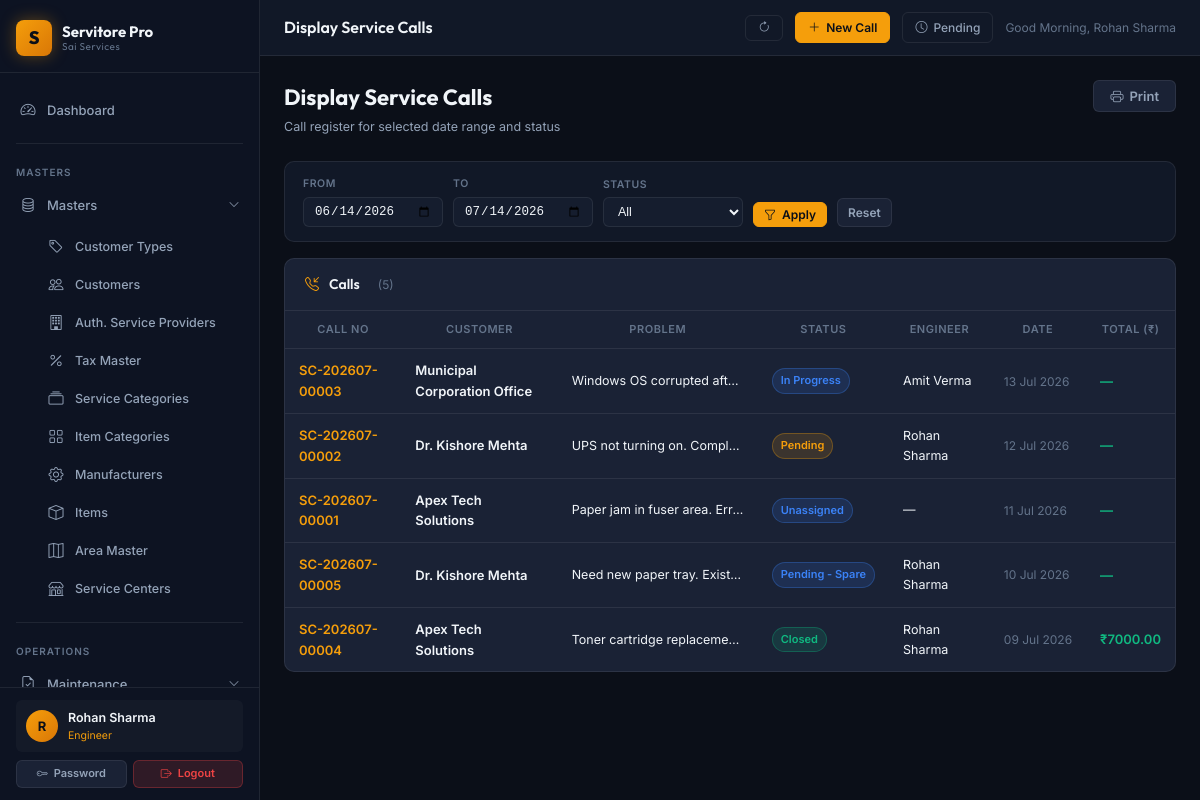
Page /reports/display-calls (signed in) on the committed database.
### app/models/user.py (models this page shows, shortened)
class User(db.Model, UserMixin):
    __tablename__ = 'users'
    id = db.Column(db.Integer, primary_key=True)
    username = db.Column(db.String(64), unique=True, nullable=False, index=True)
    email = db.Column(db.String(120), unique=True, nullable=False)
    full_name = db.Column(db.String(120), nullable=False, default='')
    password_hash = db.Column(db.String(256), nullable=False)
    role = db.Column(db.String(20), nullable=False, default='Viewer')
    is_active = db.Column(db.Boolean, nullable=False, default=True)
    phone = db.Column(db.String(20), nullable=True)
    area_id = db.Column(db.Integer, db.ForeignKey('area_masters.id'), nullable=True)
    created_at = db.Column(db.DateTime, default=datetime.utcnow)
    last_login_at = db.Column(db.DateTime, nullable=True)
    area = db.relationship('AreaMaster', foreign_keys=[area_id], lazy='select')

### app/models/service_call.py (models this page shows, shortened)
class ServiceCall(db.Model):
    __tablename__ = 'service_calls'
    id = db.Column(db.Integer, primary_key=True)
    call_no = db.Column(db.String(50), unique=True, nullable=False)
    customer_id = db.Column(db.Integer, db.ForeignKey('customers.id'), nullable=False)
    item_id = db.Column(db.Integer, db.ForeignKey('items.id'), nullable=True)
    item_name = db.Column(db.String(150), nullable=True)  # free text
    serial_no = db.Column(db.String(100), nullable=True)
    problem_description = db.Column(db.Text, nullable=False)
    service_category_id = db.Column(db.Integer, db.ForeignKey('service_categories.id'), nullable=True)
    area_id = db.Column(db.Integer, db.ForeignKey('area_masters.id'), nullable=True)
    asp_id = db.Column(db.Integer, db.ForeignKey('asps.id'), nullable=True)
    engineer_id = db.Column(db.Integer, db.ForeignKey('users.id'), nullable=True)
    call_date = db.Column(db.Date, nullable=False, default=datetime.utcnow)
    schedule_date = db.Column(db.Date, nullable=True)
    deadline_date = db.Column(db.Date, nullable=True)
    closed_date = db.Column(db.DateTime, nullable=True)
    status = db.Column(db.String(50), default=STATUS_UNASSIGNED)
    is_priority = db.Column(db.Boolean, default=False)
    is_deadline = db.Column(db.Boolean, default=False)
    resolution = db.Column(db.Text, nullable=True)
    spare_required = db.Column(db.Boolean, default=False)
    spare_details = db.Column(db.String(255), nullable=True)
    labour_charge = db.Column(db.Float, default=0.0)
    spare_charge = db.Column(db.Float, default=0.0)
    total_amount = db.Column(db.Float, default=0.0)
    bill_no = db.Column(db.String(50), nullable=True)
    remarks = db.Column(db.Text, nullable=True)
    created_at = db.Column(db.DateTime, default=datetime.utcnow)
    created_by = db.Column(db.Integer, db.ForeignKey('users.id'), nullable=True)
    item = db.relationship('Item', foreign_keys=[item_id], lazy='select')
    service_category = db.relationship('ServiceCategory', foreign_keys=[service_category_id], lazy='select')
    area = db.relationship('AreaMaster', foreign_keys=[area_id], lazy='select')
    asp = db.relationship('AuthorisedServiceProvider', foreign_keys=[asp_id], lazy='select')
    engineer = db.relationship('User', foreign_keys=[engineer_id], lazy='select')
    creator = db.relationship('User', foreign_keys=[created_by], lazy='select')

### app/models/customer.py (models this page shows, shortened)
class Customer(db.Model):
    __tablename__ = 'customers'
    id = db.Column(db.Integer, primary_key=True)
    name = db.Column(db.String(150), nullable=False)
    type_id = db.Column(db.Integer, db.ForeignKey('customer_types.id'), nullable=True)
    area_id = db.Column(db.Integer, db.ForeignKey('area_masters.id'), nullable=True)
    phone = db.Column(db.String(20), nullable=True)
    mobile = db.Column(db.String(20), nullable=True)
    email = db.Column(db.String(120), nullable=True)
    address = db.Column(db.Text, nullable=True)
    city = db.Column(db.String(100), nullable=True)
    pincode = db.Column(db.String(10), nullable=True)
    gst_number = db.Column(db.String(20), nullable=True)
    is_active = db.Column(db.Boolean, default=True)
    created_at = db.Column(db.DateTime, default=datetime.utcnow)
    service_calls = db.relationship('ServiceCall', backref='customer', lazy=True)
    warranties = db.relationship('Warranty', backref='customer', lazy=True)
    maintenance_contracts = db.relationship('MaintenanceContract', backref='customer', lazy=True)
    challans = db.relationship('DeliveryChallan', backref='customer', lazy=True)

### app/blueprints/reports/routes.py (the view)
@reports_bp.route('/display-calls')
@login_required
def display_calls():
    df, dt, date_from, date_to = _date_range()
    status_filter = request.args.get('status', '')
    query = (ServiceCall.query
             .filter(ServiceCall.call_date >= df)
             .filter(ServiceCall.call_date <= dt))
    if status_filter:
        query = query.filter(ServiceCall.status == status_filter)
    calls = query.order_by(ServiceCall.call_date.desc()).all()
    return render_template('reports/display_calls.html', calls=calls,
                           date_from=date_from, date_to=date_to, status_filter=status_filter)

### app/blueprints/reports/routes.py (called while the page is built)
def _date_range():
    date_from = request.args.get('date_from', (date.today() - timedelta(days=30)).isoformat())
    date_to = request.args.get('date_to', date.today().isoformat())
    return date.fromisoformat(date_from), date.fromisoformat(date_to), date_from, date_to

### app/templates/reports/display_calls.html (shortened to what this page needs)
{% extends 'layouts/base.html' %}
{% block topbar_title %}Display Service Calls{% endblock %}
{% block content %}
<div class="page-header"><div><div class="page-title">Display Service Calls</div><div class="page-subtitle">Call register for selected date range and status</div></div><button onclick="window.print()" class="btn btn-secondary no-print"><i class="bi bi-printer"></i> Print</button></div>
<div class="filters-bar no-print">
  <form method="GET" style="display:contents;">
    <div class="filter-group"><div class="filter-label">From</div><input type="date" name="date_from" class="filter-control" value="{{ date_from }}"></div>
    <div class="filter-group"><div class="filter-label">To</div><input type="date" name="date_to" class="filter-control" value="{{ date_to }}"></div>
    <div class="filter-group"><div class="filter-label">Status</div>
      <select name="status" class="filter-control">
        <option value="">All</option>
      </select>
    </div>
    <button type="submit" class="btn btn-primary btn-sm" style="align-self:flex-end;"><i class="bi bi-funnel"></i> Apply</button>
    <a href="{{ url_for('reports.display_calls') }}" class="btn btn-secondary btn-sm" style="align-self:flex-end;">Reset</a>
  </form>
</div>
<div class="card">
  <div class="card-header"><i class="bi bi-telephone-inbound text-accent"></i><span class="card-header-title">Calls</span><span style="margin-left:8px;font-size:12px;color:var(--text-muted);">({{ calls|length }})</span></div>
  <div class="table-responsive">
    {% if calls %}
    <table class="data-table">
      <thead><tr><th>Call No</th><th>Customer</th><th>Problem</th><th>Status</th><th>Engineer</th><th>Date</th><th>Total (₹)</th></tr></thead>
      <tbody>
        {% for c in calls %}
        <tr>
          <td class="fw-600 text-accent">{{ c.call_no }}</td>
          <td class="fw-600">{{ c.customer.name if c.customer else '—' }}</td>
          <td style="font-size:12.5px;max-width:200px;overflow:hidden;text-overflow:ellipsis;white-space:nowrap;">{{ c.problem_description }}</td>
          <td><span class="badge badge-{{ 'closed' if c.status == 'Closed' else 'pending' if c.status == 'Pending' else 'progress' }}">{{ c.status }}</span></td>
          <td style="font-size:12.5px;">{{ c.engineer.full_name if c.engineer else '—' }}</td>
          <td style="font-size:12px;color:var(--text-muted);white-space:nowrap;">{{ c.call_date.strftime('%d %b %Y') if c.call_date else '—' }}</td>
          <td style="color:var(--status-closed);font-weight:600;">{{ '₹%.2f'|format(c.total_amount) if c.total_amount else '—' }}</td>
        </tr>
        {% endfor %}
      </tbody>
    </table>
    {% else %}
    <div class="empty-state"><i class="bi bi-telephone-x"></i><h3>No calls found</h3></div>
    {% endif %}
  </div>
</div>
{% endblock %}

### app/templates/layouts/base.html (shortened to what this page needs)
<!DOCTYPE html>
<html lang="en">
<head>
  <link rel="stylesheet" href="https://cdn.jsdelivr.net/npm/bootstrap-icons@1.11.3/font/bootstrap-icons.min.css">
  <link rel="stylesheet" href="{{ url_for('static', filename='css/main.css') }}">
</head>
<body>
<div class="app-shell">
  <aside class="sidebar" id="sidebar">
    <div class="sidebar-brand">
      <div class="brand-icon">S</div>
      <div class="brand-text">
        Servitore Pro
        <small>Sai Services</small>
      </div>
    </div>
    <nav style="flex:1; padding: 8px 0; overflow-y: auto;">
      <div class="nav-section">
        <a href="{{ url_for('dashboard.index') }}" class="nav-link {% if request.blueprint == 'dashboard' %}active{% endif %}">
          <i class="bi bi-speedometer2"></i> Dashboard
        </a>
      </div>
      <div class="divider" style="margin: 4px 16px;"></div>
      <div class="nav-section">
        <div class="nav-section-label">Masters</div>
        <div class="nav-item">
          <a class="nav-link" data-bs-toggle="collapse" href="#mastersMenu" role="button"
             aria-expanded="{% if request.blueprint == 'masters' %}true{% else %}false{% endif %}">
            <i class="bi bi-database"></i>
            <span>Masters</span>
            <i class="bi bi-chevron-down nav-arrow"></i>
          </a>
          <div class="collapse {% if request.blueprint == 'masters' %}show{% endif %}" id="mastersMenu">
            <ul class="nav-submenu">
              <li><a href="{{ url_for('masters.customer_types') }}" class="nav-link {% if request.path.startswith('/masters/customer-type') %}active{% endif %}"><i class="bi bi-tag"></i> Customer Types</a></li>
              <li><a href="{{ url_for('masters.customers') }}" class="nav-link {% if request.path.startswith('/masters/customer') and 'type' not in request.path %}active{% endif %}"><i class="bi bi-people"></i> Customers</a></li>
              <li><a href="{{ url_for('masters.asps') }}" class="nav-link {% if request.path.startswith('/masters/asp') %}active{% endif %}"><i class="bi bi-building"></i> Auth. Service Providers</a></li>
              <li><a href="{{ url_for('masters.taxes') }}" class="nav-link {% if request.path.startswith('/masters/tax') %}active{% endif %}"><i class="bi bi-percent"></i> Tax Master</a></li>
              <li><a href="{{ url_for('masters.service_categories') }}" class="nav-link {% if request.path.startswith('/masters/service-cat') %}active{% endif %}"><i class="bi bi-collection"></i> Service Categories</a></li>
              <li><a href="{{ url_for('masters.item_categories') }}" class="nav-link {% if request.path.startswith('/masters/item-cat') %}active{% endif %}"><i class="bi bi-grid"></i> Item Categories</a></li>
              <li><a href="{{ url_for('masters.manufacturers') }}" class="nav-link {% if request.path.startswith('/masters/manufacturer') %}active{% endif %}"><i class="bi bi-gear"></i> Manufacturers</a></li>
              <li><a href="{{ url_for('masters.items') }}" class="nav-link {% if request.path.startswith('/masters/item') and 'cat' not in request.path %}active{% endif %}"><i class="bi bi-box"></i> Items</a></li>
              <li><a href="{{ url_for('masters.areas') }}" class="nav-link {% if request.path.startswith('/masters/area') %}active{% endif %}"><i class="bi bi-map"></i> Area Master</a></li>
              <li><a href="{{ url_for('masters.service_centers') }}" class="nav-link {% if request.path.startswith('/masters/service-center') %}active{% endif %}"><i class="bi bi-shop"></i> Service Centers</a></li>
            </ul>
          </div>
        </div>
      </div>
      <div class="divider" style="margin: 4px 16px;"></div>
      <div class="nav-section">
        <div class="nav-section-label">Operations</div>
        <div class="nav-item">
          <a class="nav-link" data-bs-toggle="collapse" href="#maintenanceMenu" role="button"
             aria-expanded="{% if request.blueprint == 'maintenance' %}true{% else %}false{% endif %}">
            <i class="bi bi-file-earmark-check"></i>
            <span>Maintenance</span>
            <i class="bi bi-chevron-down nav-arrow"></i>
          </a>
        </div>
      </div>
    </nav>
    <div class="sidebar-footer">
      {% if current_user.is_authenticated %}
      <div class="sidebar-user">
        <div class="user-avatar">{{ (current_user.full_name or current_user.username)[0]|upper }}</div>
        <div class="user-info">
          <div class="user-name">{{ current_user.full_name or current_user.username }}</div>
          <div class="user-role">{{ current_user.role }}</div>
        </div>
      </div>
      <div style="display:flex; gap:6px; margin-top:8px;">
        <a href="{{ url_for('auth.change_password') }}" class="btn btn-secondary btn-sm" style="flex:1; justify-content:center; font-size:11px;"><i class="bi bi-key"></i> Password</a>
        <a href="{{ url_for('auth.logout') }}" class="btn btn-danger btn-sm" style="flex:1; justify-content:center; font-size:11px;"><i class="bi bi-box-arrow-right"></i> Logout</a>
      </div>
      {% endif %}
    </div>
  </aside>
  <div class="main-wrapper">
    <header class="topbar">
      <div>
        <div class="topbar-title font-outfit">{% block topbar_title %}Servitore Pro{% endblock %}</div>
      </div>
      <div class="topbar-actions">
        <button onclick="window.location.reload();" class="topbar-btn" title="Refresh Page">
          <i class="bi bi-arrow-clockwise"></i>
        </button>
        <a href="{{ url_for('service.register') }}" class="topbar-btn primary" title="Service Call Register (F3)">
          <i class="bi bi-plus-lg"></i> New Call
        </a>
        <a href="{{ url_for('service.pending_calls') }}" class="topbar-btn" title="Pending Calls (Ctrl+P)">
          <i class="bi bi-clock"></i>
          <span class="d-none d-sm-inline">Pending</span>
        </a>
        {% if current_user.is_authenticated %}
        <span style="font-size:12px; color:var(--text-muted);" id="header-greeting" data-name="{{ current_user.full_name or current_user.username }}"></span>
        {% endif %}
      </div>
    </header>
    <main class="content-area">
      {% block content %}{% endblock %}
    </main>
  </div>
</div>
</body>
</html>

### rows in the picture
User: full_name "R", full_name "Rohan Sharma", role "Engineer"
ServiceCall: call_no "SC-202607-00003", customer "Municipal Corporation Office", problem_description "Windows OS corrupted aft…", status "In Progress", engineer "Amit Verma", call_date "13 Jul 2026", total_amount "—"
ServiceCall: call_no "SC-202607-00002", customer "Dr. Kishore Mehta", problem_description "UPS not turning on. Compl…", status "Pending", engineer "Rohan Sharma", call_date "12 Jul 2026", total_amount "—"
ServiceCall: call_no "SC-202607-00001", customer "Apex Tech Solutions", problem_description "Paper jam in fuser area. Err…", status "Unassigned", engineer "—", call_date "11 Jul 2026", total_amount "—"
ServiceCall: call_no "SC-202607-00005", customer "Dr. Kishore Mehta", problem_description "Need new paper tray. Exist…", status "Pending - Spare", engineer "Rohan Sharma", call_date "10 Jul 2026", total_amount "—"
ServiceCall: call_no "SC-202607-00004", customer "Apex Tech Solutions", problem_description "Toner cartridge replaceme…", status "Closed", engineer "Rohan Sharma", call_date "09 Jul 2026", total_amount "₹7000.00"

### other values in the picture
{{ calls|length }} "5"
